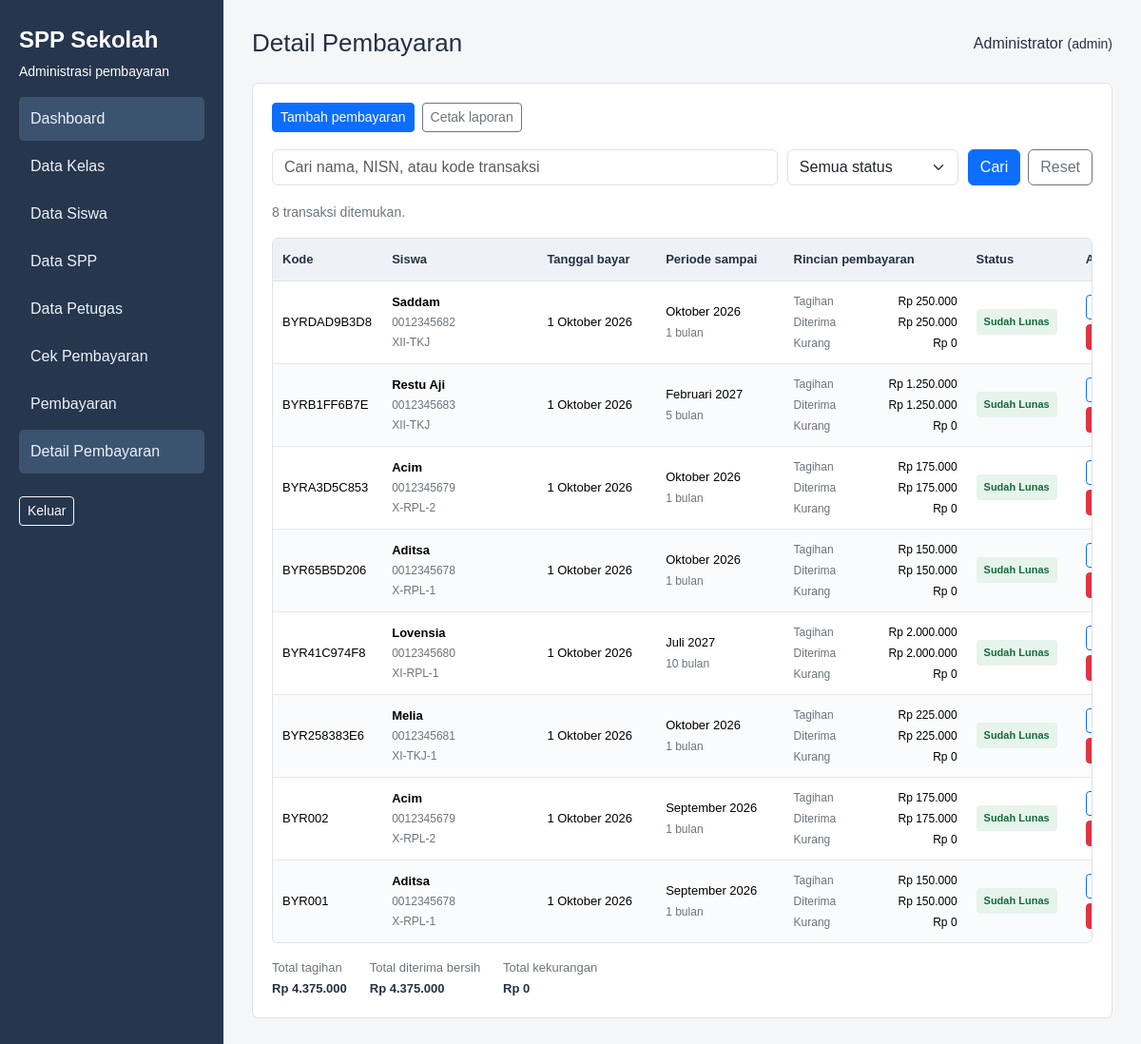
The page /pembayaran/index.php (signed in) on the database its author committed.
### tables this page shows
CREATE TABLE `tb_petugas` (
  `id_petugas` varchar(11) NOT NULL,
  `username` varchar(25) NOT NULL,
  `password` varchar(32) NOT NULL,
  `nama_petugas` varchar(35) NOT NULL,
  `level` enum('admin','petugas','siswa') NOT NULL
);

CREATE TABLE `tb_pembayaran` (
  `id_pembayaran` varchar(11) NOT NULL,
  `status` enum('Belum Lunas','Sudah Lunas') NOT NULL,
  `nisn` varchar(10) NOT NULL,
  `tgl_bayar` date NOT NULL,
  `tgl_terakhir_bayar` date NOT NULL,
  `batas_pembayaran` date NOT NULL,
  `jumlah_bulan` varchar(10) NOT NULL,
  `id_spp` varchar(40) NOT NULL,
  `nominal_bayar` varchar(100) NOT NULL,
  `jumlah_bayar` varchar(40) NOT NULL,
  `kembalian` varchar(100) NOT NULL
);

CREATE TABLE `tb_siswa` (
  `nisn` varchar(10) NOT NULL,
  `nis` varchar(8) NOT NULL,
  `nama` varchar(50) NOT NULL,
  `id_kelas` varchar(11) NOT NULL,
  `nama_kelas` varchar(10) NOT NULL,
  `alamat` text NOT NULL,
  `no_telp` varchar(13) NOT NULL,
  `id_spp` varchar(40) NOT NULL
);

### includes/fungsi.php (called while the page is built, shortened)
<?php
require_once __DIR__ . '/../config/koneksi.php';
function query($sql, $params = [])
{
    global $pdo;
    $stmt = $pdo->prepare($sql);
    $stmt->execute($params);
    return $stmt;
}
function e($value)
{
    return htmlspecialchars(
        (string) $value,
        ENT_QUOTES,
        'UTF-8'
    );
}
function rupiah($value)
{
    return 'Rp ' . number_format(
        (float) $value,
        0,
        ',',
        '.'
    );
}
function daftar_bulan()
{
    return [
        1 => 'Januari',
        2 => 'Februari',
        3 => 'Maret',
        4 => 'April',
        5 => 'Mei',
        6 => 'Juni',
        7 => 'Juli',
        8 => 'Agustus',
        9 => 'September',
        10 => 'Oktober',
        11 => 'November',
        12 => 'Desember'
    ];
}
function bulan_indonesia($tanggal)
{
    $periode = substr((string) $tanggal, 0, 7);
    if (!preg_match('/^(\d{4})-(\d{2})$/', $periode, $hasil)) {
        return '-';
    }
    $nomor = (int) $hasil[2];
    $bulan = daftar_bulan();
    return $bulan[$nomor] . ' ' . $hasil[1];
}
function tanggal_indonesia($tanggal)
{
    return (int) substr($tanggal, 8, 2)
        . ' '
        . bulan_indonesia($tanggal);
}
function base_url()
{
    $script = str_replace(
        '\\',
        '/',
        $_SERVER['SCRIPT_NAME']
    );
    $folder = dirname($script);
    if (in_array(
        basename($folder),
        ['master', 'pembayaran'],
        true
    )) {
        $folder = dirname($folder);
    }
    return rtrim($folder, '/.');
}
function wajib_login()
{
    $user = query(
        'SELECT id_petugas, nama_petugas, level
         FROM tb_petugas
         WHERE id_petugas = ?',
        [$_SESSION['user_id']]
    )->fetch();
    return $user;
}
function tanggal_valid($value)
{
    $tanggal = DateTime::createFromFormat(
        '!Y-m-d',
        (string) $value
    );
    return $tanggal
        && $tanggal->format('Y-m-d') === $value;
}

### pembayaran/index.php (the view, shortened to what this page needs)
<?php
require_once __DIR__ . '/../includes/fungsi.php';
$q = trim($_GET['q'] ?? '');
$sql = '
    SELECT
        p.*,
        s.nama,
        s.nama_kelas
    FROM tb_pembayaran p
    JOIN tb_siswa s
        ON p.nisn = s.nisn
    WHERE (
        s.nama LIKE ?
        OR p.nisn LIKE ?
        OR p.id_pembayaran LIKE ?
    )
';
$params = array_fill(0, 3, '%' . $q . '%');
$sql .= '
    ORDER BY
        p.tgl_bayar DESC,
        p.id_pembayaran DESC
';
$rows = query($sql, $params)->fetchAll();
$total_tagihan = 0;
$total_diterima = 0;
$total_kekurangan = 0;
$judul = 'Detail Pembayaran';
require __DIR__ . '/../includes/header.php';
?>
<link
    rel="stylesheet"
    href="<?= e(base_url()) ?>/assets/pembayaran.css?v=3"
>
<section class="panel panel-pembayaran">
    <div class="pembayaran-toolbar no-print">
        <a href="tambah.php" class="btn btn-primary btn-sm">
            Tambah pembayaran
        </a>
        <button
            type="button"
            class="btn btn-outline-secondary btn-sm"
            data-print
        >
            Cetak laporan
        </button>
    </div>
    <form
        method="get"
        class="pembayaran-filter no-print"
    >
        <input
            type="search"
            name="q"
            class="form-control"
            value="<?= e($q) ?>"
            placeholder="Cari nama, NISN, atau kode transaksi"
            aria-label="Cari pembayaran"
        >
        <select
            name="status"
            class="form-select"
            aria-label="Status pembayaran"
        >
            <option value="">Semua status</option>
        </select>
        <div class="filter-tombol">
            <button type="submit" class="btn btn-primary">
                Cari
            </button>
            <a href="index.php" class="btn btn-outline-secondary">
                Reset
            </a>
        </div>
    </form>
    <p class="small text-secondary no-print">
        <?= count($rows) ?> transaksi ditemukan.
    </p>
    <div class="pembayaran-scroll">
        <table class="table pembayaran-table">
            <colgroup>
                <col class="col-kode">
                <col class="col-siswa">
                <col class="col-tanggal">
                <col class="col-periode">
                <col class="col-uang">
                <col class="col-status">
                <col class="col-aksi no-print">
            </colgroup>
            <thead>
                <tr>
                    <th scope="col">Kode</th>
                    <th scope="col">Siswa</th>
                    <th scope="col">Tanggal bayar</th>
                    <th scope="col">Periode sampai</th>
                    <th scope="col">Rincian pembayaran</th>
                    <th scope="col">Status</th>
                    <th scope="col" class="no-print">Aksi</th>
                </tr>
            </thead>
            <tbody>
                <?php foreach ($rows as $row): ?>
                    <?php
                    $tagihan = (int) $row['nominal_bayar'];
                    $diterima_bersih =
                        (int) $row['jumlah_bayar']
                        - (int) $row['kembalian'];
                    $kekurangan = max(
                        0,
                        $tagihan - $diterima_bersih
                    );
                    $total_tagihan += $tagihan;
                    $total_diterima += $diterima_bersih;
                    $total_kekurangan += $kekurangan;
                    $lunas = $row['status'] === 'Sudah Lunas';
                    ?>
                    <tr>
                        <td class="pembayaran-kode">
                            <?= e($row['id_pembayaran']) ?>
                        </td>
                        <td>
                            <div class="pembayaran-nama">
                                <?= e($row['nama']) ?>
                            </div>
                            <div class="pembayaran-info">
                                <?= e($row['nisn']) ?>
                            </div>
                            <div class="pembayaran-info">
                                <?= e($row['nama_kelas']) ?>
                            </div>
                        </td>
                        <td class="pembayaran-tanggal">
                            <?= e(
                                tanggal_indonesia(
                                    $row['tgl_bayar']
                                )
                            ) ?>
                        </td>
                        <td>
                            <div class="pembayaran-periode">
                                <?= e(
                                    bulan_indonesia(
                                        $row['tgl_terakhir_bayar']
                                    )
                                ) ?>
                            </div>
                            <div class="pembayaran-info">
                                <?= e($row['jumlah_bulan']) ?> bulan
                            </div>
                        </td>
                        <td>
                            <div class="pembayaran-uang">
                                <span class="label-uang">
                                    Tagihan
                                </span>
                                <span class="nilai-uang">
                                    <?= rupiah($tagihan) ?>
                                </span>
                                <span class="label-uang">
                                    Diterima
                                </span>
                                <span class="nilai-uang">
                                    <?= rupiah($diterima_bersih) ?>
                                </span>
                                <span class="label-uang">
                                    Kurang
                                </span>
                                <span class="nilai-uang <?=
                                    $kekurangan > 0
                                        ? 'nilai-kurang'
                                        : ''
                                ?>">
                                    <?= rupiah($kekurangan) ?>
                                </span>
                            </div>
                        </td>
                        <td>
                            <span class="pembayaran-status <?=
                                $lunas ? 'lunas' : 'belum-lunas'
                            ?>">
                                <?= e($row['status']) ?>
                            </span>
                        </td>
                        <td class="no-print">
                            <div class="pembayaran-aksi">
                                <a
                                    class="btn btn-outline-primary btn-sm"
                                    href="detail.php?id=<?= urlencode(
                                        $row['id_pembayaran']
                                    ) ?>"
                                >
                                </a>
                                <?php if ($user['level'] === 'admin'): ?>
                                    <form
                                        method="post"
                                        action="hapus.php"
                                        data-confirm="Hapus transaksi ini?"
                                    >
                                        <button
                                            type="submit"
                                            class="btn btn-danger btn-sm"
                                        >
                                        </button>
                                    </form>
                                <?php endif; ?>
                            </div>
                        </td>
                    </tr>
                <?php endforeach; ?>
            </tbody>
        </table>
    </div>
    <div class="pembayaran-ringkasan">
        <div>
            <span>Total tagihan</span>
            <strong><?= rupiah($total_tagihan) ?></strong>
        </div>
        <div>
            <span>Total diterima bersih</span>
            <strong><?= rupiah($total_diterima) ?></strong>
        </div>
        <div>
            <span>Total kekurangan</span>
            <strong><?= rupiah($total_kekurangan) ?></strong>
        </div>
    </div>
</section>
<?php require __DIR__ . '/../includes/footer.php'; ?>

### includes/header.php (shortened to what this page needs)
<?php
require_once __DIR__ . '/fungsi.php';
$user = wajib_login();
$judul = $judul ?? 'Aplikasi SPP';
$nav = [
    'index.php' => 'Dashboard',
    'cek.php' => 'Cek Pembayaran'
];
if ($user['level'] === 'admin') {
    $nav = [
        'index.php' => 'Dashboard',
        'master/kelas.php' => 'Data Kelas',
        'master/siswa.php' => 'Data Siswa',
        'master/spp.php' => 'Data SPP',
        'master/petugas.php' => 'Data Petugas',
        'cek.php' => 'Cek Pembayaran'
    ];
}
if (in_array($user['level'], ['admin', 'petugas'])) {
    $nav['pembayaran/tambah.php'] = 'Pembayaran';
    $nav['pembayaran/index.php'] = 'Detail Pembayaran';
}
?>
<!DOCTYPE html>
<html lang="id">
<head>
    <link
        href="<?= e(base_url()) ?>/assets/vendor/bootstrap.min.css"
        rel="stylesheet"
    >
    <link
        href="<?= e(base_url()) ?>/assets/style.css"
        rel="stylesheet"
    >
</head>
<body>
    <div class="app-shell">
        <aside class="sidebar no-print">
            <h1>SPP Sekolah</h1>
            <p class="small">
                Administrasi pembayaran
            </p>
            <nav aria-label="Menu utama">
                <?php foreach ($nav as $url => $label): ?>
                    <?php
                    $aktif = str_ends_with(
                        $_SERVER['SCRIPT_NAME'],
                        '/' . $url
                    );
                    ?>
                    <a
                        href="<?= e(base_url() . '/' . $url) ?>"
                        class="<?= $aktif ? 'active' : '' ?>"
                    >
                        <?= e($label) ?>
                    </a>
                <?php endforeach; ?>
            </nav>
            <form
                method="post"
                action="<?= e(base_url()) ?>/logout.php"
                class="mt-4"
            >
                <button
                    type="submit"
                    class="btn btn-outline-light btn-sm"
                >
                    Keluar
                </button>
            </form>
        </aside>
        <main class="main">
            <header class="page-top">
                <h2><?= e($judul) ?></h2>
                <span>
                    <?= e($user['nama_petugas']) ?>
                    <small>
                        (<?= e($user['level']) ?>)
                    </small>
                </span>
            </header>

### rows shown on the page
tb_petugas: nama_petugas "Administrator", level "admin"
tb_pembayaran: id_pembayaran "BYRDAD9B3D8", nisn.nama "Saddam", nisn "0012345682", nisn.nama_kelas "XII-TKJ", tgl_bayar "1 Oktober 2026", tgl_terakhir_bayar "Oktober 2026", jumlah_bulan "1", nominal_bayar "Rp 250.000", rupiah($diterima_bersih) "Rp 250.000", rupiah($kekurangan) "Rp 0", status "Sudah Lunas"
tb_pembayaran: id_pembayaran "BYRB1FF6B7E", nisn.nama "Restu Aji", nisn "0012345683", nisn.nama_kelas "XII-TKJ", tgl_bayar "1 Oktober 2026", tgl_terakhir_bayar "Februari 2027", jumlah_bulan "5", nominal_bayar "Rp 1.250.000", rupiah($diterima_bersih) "Rp 1.250.000", rupiah($kekurangan) "Rp 0", status "Sudah Lunas"
tb_pembayaran: id_pembayaran "BYRA3D5C853", nisn.nama "Acim", nisn "0012345679", nisn.nama_kelas "X-RPL-2", tgl_bayar "1 Oktober 2026", tgl_terakhir_bayar "Oktober 2026", jumlah_bulan "1", nominal_bayar "Rp 175.000", rupiah($diterima_bersih) "Rp 175.000", rupiah($kekurangan) "Rp 0", status "Sudah Lunas"
tb_pembayaran: id_pembayaran "BYR65B5D206", nisn.nama "Aditsa", nisn "0012345678", nisn.nama_kelas "X-RPL-1", tgl_bayar "1 Oktober 2026", tgl_terakhir_bayar "Oktober 2026", jumlah_bulan "1", nominal_bayar "Rp 150.000", rupiah($diterima_bersih) "Rp 150.000", rupiah($kekurangan) "Rp 0", status "Sudah Lunas"
tb_pembayaran: id_pembayaran "BYR41C974F8", nisn.nama "Lovensia", nisn "0012345680", nisn.nama_kelas "XI-RPL-1", tgl_bayar "1 Oktober 2026", tgl_terakhir_bayar "Juli 2027", jumlah_bulan "10", nominal_bayar "Rp 2.000.000", rupiah($diterima_bersih) "Rp 2.000.000", rupiah($kekurangan) "Rp 0", status "Sudah Lunas"
tb_pembayaran: id_pembayaran "BYR258383E6", nisn.nama "Melia", nisn "0012345681", nisn.nama_kelas "XI-TKJ-1", tgl_bayar "1 Oktober 2026", tgl_terakhir_bayar "Oktober 2026", jumlah_bulan "1", nominal_bayar "Rp 225.000", rupiah($diterima_bersih) "Rp 225.000", rupiah($kekurangan) "Rp 0", status "Sudah Lunas"
tb_pembayaran: id_pembayaran "BYR002", nisn.nama "Acim", nisn "0012345679", nisn.nama_kelas "X-RPL-2", tgl_bayar "1 Oktober 2026", tgl_terakhir_bayar "September 2026", jumlah_bulan "1", nominal_bayar "Rp 175.000", rupiah($diterima_bersih) "Rp 175.000", rupiah($kekurangan) "Rp 0", status "Sudah Lunas"
tb_pembayaran: id_pembayaran "BYR001", nisn.nama "Aditsa", nisn "0012345678", nisn.nama_kelas "X-RPL-1", tgl_bayar "1 Oktober 2026", tgl_terakhir_bayar "September 2026", jumlah_bulan "1", nominal_bayar "Rp 150.000", rupiah($diterima_bersih) "Rp 150.000", rupiah($kekurangan) "Rp 0", status "Sudah Lunas"

### other values the page prints
$label "Dashboard"
$label "Data Kelas"
$label "Data Siswa"
$label "Data SPP"
$label "Data Petugas"
$label "Cek Pembayaran"
$label "Pembayaran"
$label "Detail Pembayaran"
$judul "Detail Pembayaran"
count($rows) "8"
rupiah($total_tagihan) "Rp 4.375.000"
rupiah($total_diterima) "Rp 4.375.000"
rupiah($total_kekurangan) "Rp 0"
